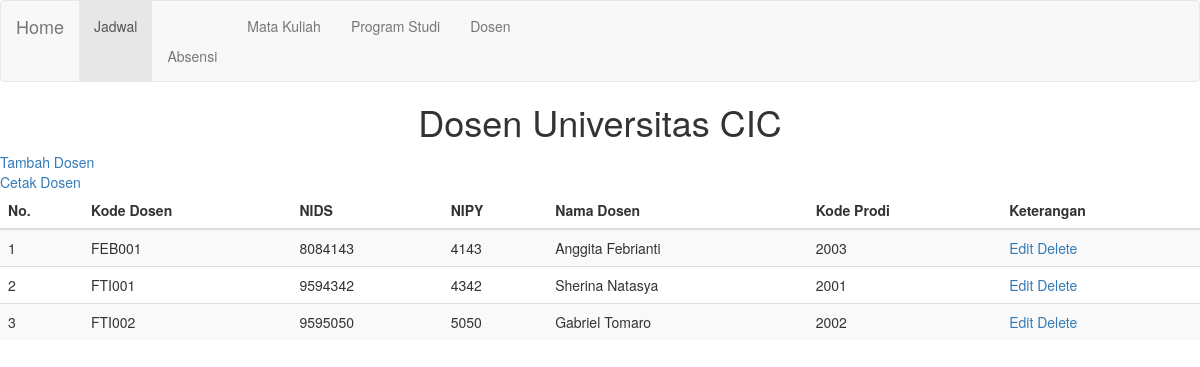
Screenshot of /dosen.php with the database file from the repository.
### tables this page shows
CREATE TABLE `tbldosen` (
  `kodedosen` varchar(10) NOT NULL,
  `nids` varchar(15) DEFAULT NULL,
  `nipy` varchar(15) DEFAULT NULL,
  `namadosen` varchar(20) DEFAULT NULL,
  `kodeprodi` varchar(10) DEFAULT NULL
);

### connection.php (called while the page is built)
<?php
class Connection
{
    public function get_connection()
    {
        $host = "localhost";
        $database = "db_absensi";
        $username = "root";
        $password = "";
        $connect = new mysqli($host, $username, $password, $database);
        return $connect;
    }
}

### model.php (called while the page is built, shortened)
<?php
include 'connection.php';
class Model extends Connection
{
    public function __construct()
    {
        $this->conn = $this->get_connection();
    }
public function tampil_datadosen()
{
    $sql = "SELECT * FROM tbldosen";
    $bind = $this->conn->query($sql);
    while ($obj = $bind->fetch_object()) {
        $baris[] =$obj;
    }
    if (!empty($baris)) {
        return $baris;
    }
}
}

### dosen.php (the view, shortened to what this page needs)
<?php
include 'model.php';
$model = new Model();
$index = 1;
?>
<!doctype html>
<html lang="en">
<head>
    <link rel="stylesheet" type="text/css" href="https://stackpath.bootstrapcdn.com/bootstrap/3.4.1/css/bootstrap.min.css">
</head>
<body>
<nav class="navbar navbar-default">
    <div class="container-fluid">
        <div class="navbar-header">
            <a class="navbar-brand" href="index.php">Home</a>
        </div>
        <div id="navbar" class="navbar-collapse collapse">
            <ul class="nav navbar-nav">
            <li class="active"><a href="jadwal.php">Jadwal<a></li>
                <li><a href="absen.php">Absensi</a></li>
                <li><a href="matkul.php">Mata Kuliah</a></li>
                <li><a href="prodi.php">Program Studi</a></li>
                <li><a href="dosen.php">Dosen</a></li>
            </ul>
        </div>
</nav>
<h1><p style="text-align:center">Dosen Universitas CIC</h1></p>
        <a href="createdosen.php">Tambah Dosen</a>
        <br>
        <a href="printdosen.php" target="_blank">Cetak Dosen</a>
        <br>
        <table border ="1">
            <thead>
                <tr>
                <div class="container-fluid">
        <table class="table table-striped">
            <thead>
                <tr>
                    <th>No.</th>
                    <th>Kode Dosen</th>
                    <th>NIDS</th>
                    <th>NIPY</th>
                    <th>Nama Dosen</th>
                    <th>Kode Prodi</th>
                    <th>Keterangan</th>
                </tr>
            </thead>
            <tbody>
                <?php
                $result = $model->tampil_datadosen();
                if (!empty($result)) {
                    foreach ($result as $data) : ?>
                        <tr>
                            <td><?= $index++ ?></td>
                            <td><?= $data->kodedosen ?></td>
                            <td><?= $data->nids ?></td>
                            <td><?= $data->nipy ?></td>
                            <td><?= $data->namadosen ?></td>
                            <td><?= $data->kodeprodi ?></td>
                            <td>
                                <a name="edit" id="edit" href="editdosen.php?kodedosen=<?= $data->kodedosen ?>">Edit</a>
                                <a name="hapus" id="hapus" href="proses.php?kodedosen=<?= $data->kodedosen ?>">Delete</a>
                            </td>
                        </tr>
                    <?php endforeach;
                } else { ?>
                    <tr>
                    <td colspan="6">Belum Ada Rekap Program Studi</td>
                    </tr>
                <?php } ?>
            </tbody>
        </table>
    </div>
</body>
</html>

### rows the page displays
tbldosen: kodedosen "FEB001", nids "8084143", nipy "4143", namadosen "Anggita Febrianti", kodeprodi "2003"
tbldosen: kodedosen "FTI001", nids "9594342", nipy "4342", namadosen "Sherina Natasya", kodeprodi "2001"
tbldosen: kodedosen "FTI002", nids "9595050", nipy "5050", namadosen "Gabriel Tomaro", kodeprodi "2002"
